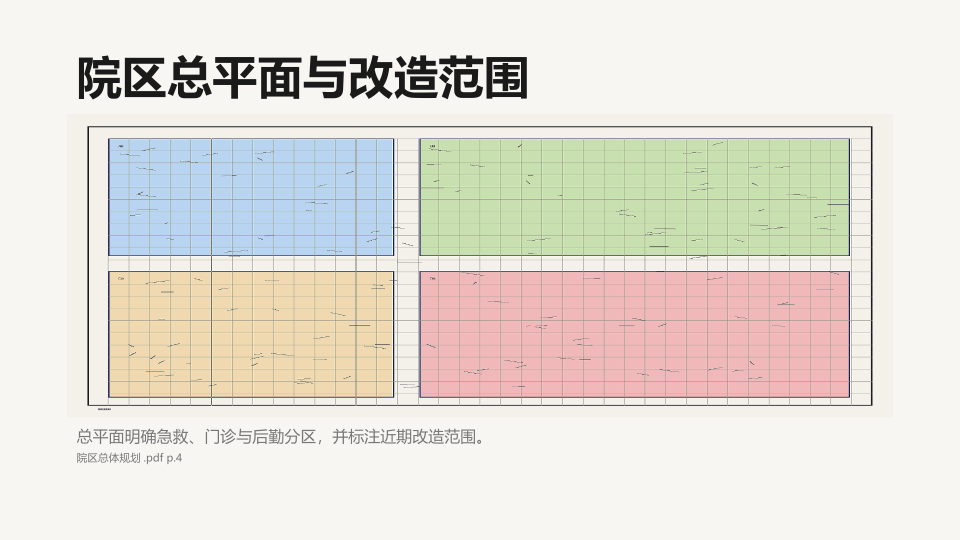
#> input picture tests/benchmark/architectural_slides/case_001_site_plan/pptx_render.png, 1920 x 1080 px (shown at 1/2 size)
$ python -i screenshot_embedding.py   (imports and definitions only)
#> lines starting #> are read from the running program, lines starting #| are printed output that depends on the picture
"""Deterministic screenshot fingerprints for template induction clustering (P2).

This is **not** a CLIP/VLM neural embedding. It compresses page PNGs into a
fixed-length vector (luminance grid + coarse color + band energy + edge density)
so visually similar slides can merge when structural JSON diverges slightly.
"""

from __future__ import annotations

from pathlib import Path

try:
    from PIL import Image, ImageFilter, ImageStat
except ImportError:  # pragma: no cover
    Image = None  # type: ignore[assignment]
    ImageFilter = None  # type: ignore[assignment]
    ImageStat = None  # type: ignore[assignment]

_GRID_W = 8
_GRID_H = 5


def screenshot_embedding_available() -> bool:
    return Image is not None


def compute_screenshot_embedding(image_path: Path | str) -> list[float]:
    """Load a slide PNG and return a portable fingerprint vector."""
    if Image is None:
        raise RuntimeError("Pillow is required for screenshot embeddings")
    path = Path(image_path)
    with Image.open(path) as handle:
#> handle is the input picture: PIL image 1920x1080 RGB; mean R, G, B 228.1, 224.3, 216.5
        return compute_screenshot_embedding_from_image(handle.convert("RGB"))


def compute_screenshot_embedding_from_image(image: Image.Image) -> list[float]:
    """Fingerprint an in-memory RGB slide image."""
    if Image is None or ImageFilter is None or ImageStat is None:
        raise RuntimeError("Pillow is required for screenshot embeddings")

    small = image.resize((_GRID_W * 4, _GRID_H * 4), Image.Resampling.BILINEAR)
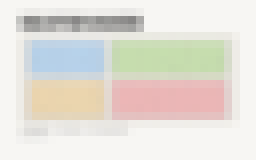
#> small: PIL image 32x20 RGB (shown 8 times larger); mean R, G, B 228.1, 224.3, 216.6
    gray = small.convert("L")
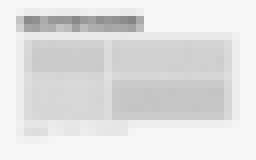
#> gray: PIL image 32x20 L (shown 8 times larger); min 134, max 246, mean 224.6
    width, height = gray.size
#> width = 32; height = 20

    grid: list[float] = []
    cell_w = width / _GRID_W
#> cell_w = 4
    cell_h = height / _GRID_H
#> cell_h = 4
    for row in range(_GRID_H):
        for col in range(_GRID_W):
            xs = int(col * cell_w)
            xe = int((col + 1) * cell_w)
            ys = int(row * cell_h)
            ye = int((row + 1) * cell_h)
            patch = gray.crop((xs, ys, xe, ye))
            mean = ImageStat.Stat(patch).mean[0]
            grid.append(round(mean / 255.0, 4))
#> after the loop, grid = 40 values, max 0.965 at index 5, min 0.779 at index 3, mean 0.881

    # Coarse RGB buckets on downsampled color image
    thumb = small.resize((_GRID_W, _GRID_H), Image.Resampling.BILINEAR)
    bucket = [0.0] * 6
    thumb_rgb = thumb.convert("RGB")
    for y in range(thumb_rgb.height):
        for x in range(thumb_rgb.width):
            pixel = thumb_rgb.getpixel((x, y))
            if not isinstance(pixel, tuple) or len(pixel) < 3:
                continue
            r, g, b = int(pixel[0]), int(pixel[1]), int(pixel[2])
            idx = 0
            if r >= 180:
                idx += 1
            if g >= 180:
                idx += 1
            if b >= 180:
                idx += 1
            if (r + g + b) / 3 < 80:
                idx = 5
            elif (r + g + b) / 3 > 200:
                idx = 4
            bucket[idx] += 1.0
#> after the loop, bucket = [0, 0, 0, 0, 40, 0]
    total = max(sum(bucket), 1.0)
#> total = 40
    bucket = [round(v / total, 4) for v in bucket]
#> bucket = [0, 0, 0, 0, 1, 0]

    bands = _band_energy(gray)
    edges = gray.filter(ImageFilter.FIND_EDGES)
    edge_mean = ImageStat.Stat(edges).mean[0] / 255.0

    return [*grid, *bucket, *bands, round(min(edge_mean, 1.0), 4)]


def _band_energy(gray: Image.Image) -> list[float]:
    width, height = gray.size
#> width = 32; height = 20
    third = max(height // 3, 1)
#> third = 6
    bands: list[float] = []
    for y0 in range(0, height, third):
        y1 = min(y0 + third, height)
        cols = [
            gray.crop((x * width // 3, y0, (x + 1) * width // 3, y1))
            for x in range(3)
        ]
        for patch in cols:
            stat = ImageStat.Stat(patch).mean[0] / 255.0
            bands.append(round(stat, 4))
#> after the loop, bands = [0.852, 0.848, 0.942, 0.863, 0.817, 0.851, 0.902, 0.872, 0.895, 0.965, 0.965, 0.965]
    return bands[:9]


def try_compute_screenshot_embedding(image_path: Path | str) -> list[float] | None:
    if not screenshot_embedding_available():
        return None
    path = Path(image_path)
    if not path.is_file():
        return None
    try:
        return compute_screenshot_embedding(path)
    except Exception:
        return None

>>> result = compute_screenshot_embedding('../../../tests/benchmark/architectural_slides/case_001_site_plan/pptx_render.png')
#> in compute_screenshot_embedding_from_image, `bands = _band_energy(gray)`: bands = [0.852, 0.848, 0.942, 0.863, 0.817, 0.851, 0.902, 0.872, 0.895]
#> in compute_screenshot_embedding_from_image, `edges = gray.filter(ImageFilter.FIND_EDGES)`:
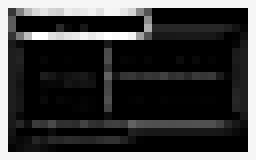
#> edges: PIL image 32x20 L (shown 8 times larger); min 0, max 255, mean 60.2
#> in compute_screenshot_embedding_from_image, `edge_mean = ImageStat.Stat(edges).mean[0] / 255.0`: edge_mean = 0.236
#> result = 56 values, max 1 at index 44, min 0 at index 40, mean 0.791

$ run again, on tests/benchmark/architectural_slides/case_001_site_plan/wireframe.png
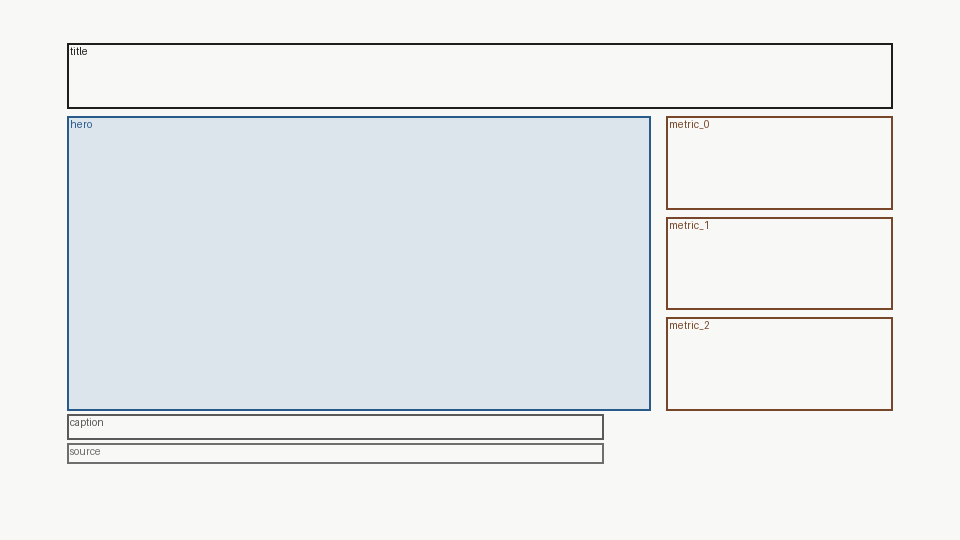
#> input picture tests/benchmark/architectural_slides/case_001_site_plan/wireframe.png, 960 x 540 px
#> in compute_screenshot_embedding, handle is the input picture: PIL image 960x540 RGB; mean R, G, B 233.6, 236.2, 237.6
#> in compute_screenshot_embedding_from_image, `small = image.resize((_GRID_W * 4, _GRID_H * 4), Image.Resampling.BILI..`:
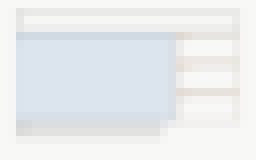
#> small: PIL image 32x20 RGB (shown 8 times larger); mean R, G, B 233.6, 236.2, 237.6
#> after the loop in compute_screenshot_embedding_from_image, `for row in range(_GRID_H):`: grid = 40 values, max 0.973 at index 38, min 0.879 at index 28, mean 0.925
#> after the loop in compute_screenshot_embedding_from_image, `for y in range(thumb_rgb.height):`: bucket = [0, 0, 0, 0, 40, 0]
#> total = 40
#> in compute_screenshot_embedding_from_image, `bucket = [round(v / total, 4) for v in bucket]`: bucket = [0, 0, 0, 0, 1, 0]
#> after the loop in _band_energy, `for y0 in range(0, height, third):`: bands = [0.928, 0.921, 0.942, 0.905, 0.89, 0.934, 0.905, 0.893, 0.955, 0.973, 0.973, 0.973]
#> in compute_screenshot_embedding_from_image, `bands = _band_energy(gray)`: bands = [0.928, 0.921, 0.942, 0.905, 0.89, 0.934, 0.905, 0.893, 0.955]
#> in compute_screenshot_embedding_from_image, `edges = gray.filter(ImageFilter.FIND_EDGES)`:
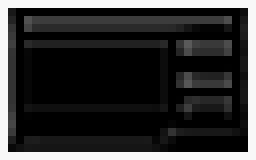
#> edges: PIL image 32x20 L (shown 8 times larger); min 0, max 248, mean 51.1
#> edge_mean = 0.2
#> result = 56 values, max 1 at index 44, min 0 at index 40, mean 0.83
